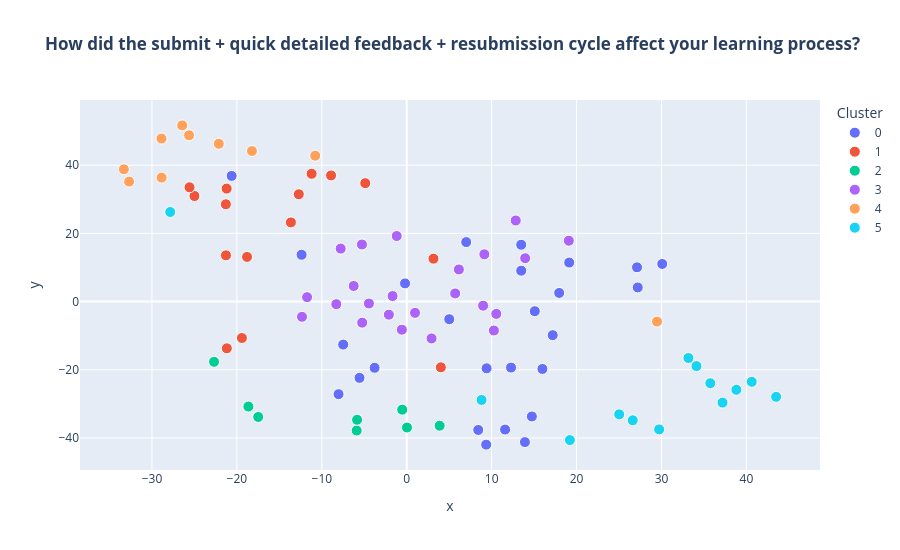
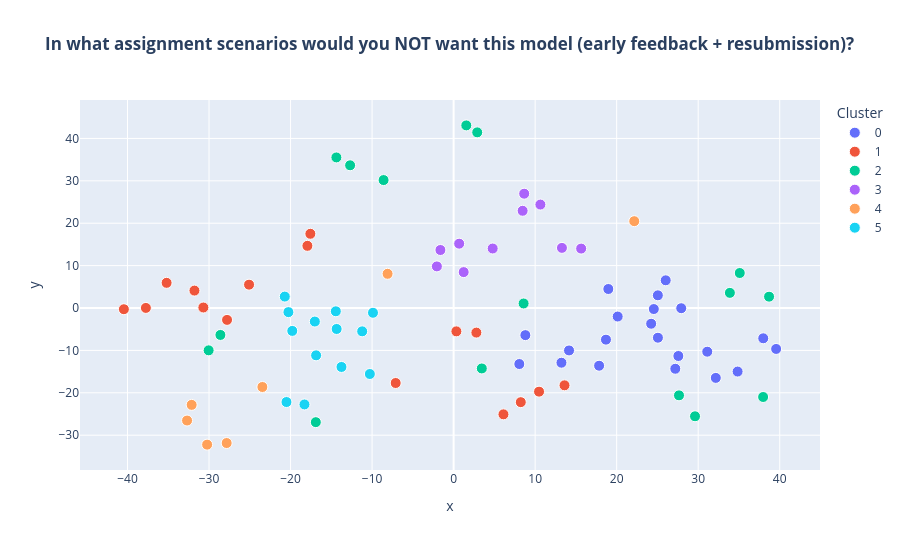
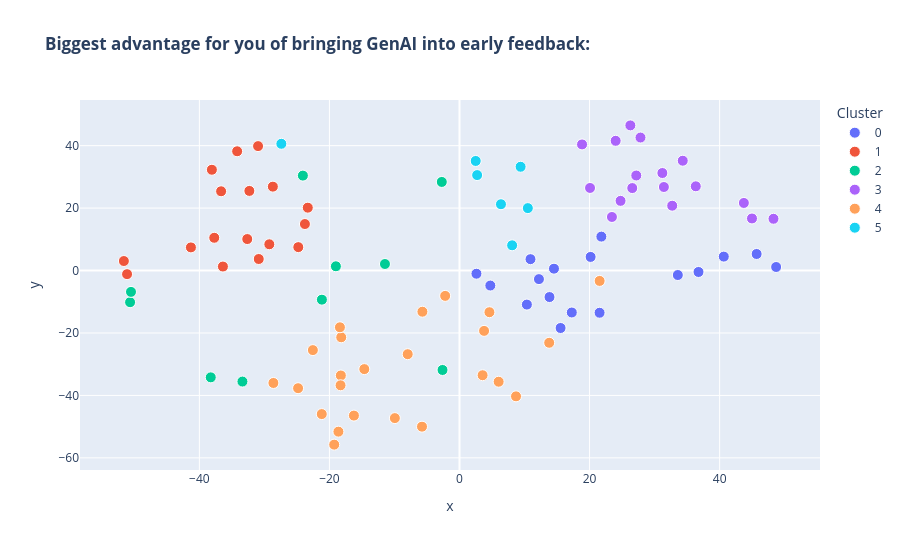
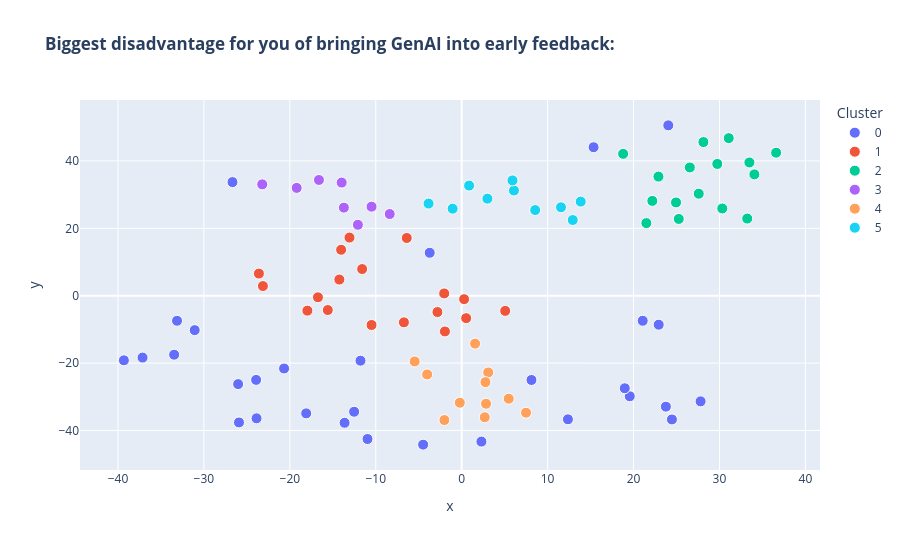

Notebook source saved alongside these figures, in order:
### Code cell
# If needed:
# !pip install -q sentence-transformers scikit-learn plotly

import numpy as np
import pandas as pd
import plotly.express as px
from textwrap import fill
from html import escape
from sentence_transformers import SentenceTransformer
from sklearn.cluster import AgglomerativeClustering
from sklearn.manifold import TSNE
from sklearn.metrics.pairwise import cosine_similarity

import warnings
import re
warnings.resetwarnings()
warnings.filterwarnings(
    "ignore",
    category=RuntimeWarning,
    module=r"sklearn\.utils\.extmath"
)


# ---------- 1) Confirm consent-eligible base from current COUHES dataframe ----------
print(f"Share-beyond-class responses: {len(df_share)} / {len(df)}")


# ---------- 2) Open-ended columns ----------
open_ended_cols = [
    "How did the submit + quick detailed feedback + resubmission cycle affect your learning process?",
    "In what assignment scenarios would you NOT want this model (early feedback + resubmission)?",
    "Biggest advantage for you of bringing GenAI into early feedback:",
    "Biggest disadvantage for you of bringing GenAI into early feedback:",
    # "One concrete change you recommend for the next milestone feedback process:",
    "What else would you like to share with the instructor and TAs on this topic?"
]

sentence_model = SentenceTransformer("all-MiniLM-L6-v2")


def analyze_open_ended(question_col, min_chars=12):
    s = df_share[question_col].dropna().astype(str).str.strip()
    s = s[s.str.len() >= min_chars]
    docs = s.tolist()
    docs = pd.Series(docs).dropna().astype(str).str.strip()
    docs = docs[docs.str.len() >= 5].drop_duplicates().tolist()


    print("\n" + "=" * 90)
    print(question_col)
    print(f"Usable responses: {len(docs)}")

    if len(docs) < 8:
        print("Too few responses for stable clustering/visualization. Skipping.")
        return

    # Embeddings
    emb = sentence_model.encode(
        docs,
        show_progress_bar=False,
        convert_to_numpy=True,
        normalize_embeddings=True
    ).astype(np.float32)
    emb = np.ascontiguousarray(emb, dtype=np.float32)
    emb = np.nan_to_num(emb, nan=0.0, posinf=1.0, neginf=-1.0)
    perplexity = max(2, min(8, len(emb) - 1))

    # Agglomerative clusters
    n_clusters = min(6, max(2, int(np.sqrt(len(docs) / 2))))
    labels = AgglomerativeClustering(n_clusters=n_clusters, linkage="ward").fit_predict(emb)

    # t-SNE
    tsne = TSNE(
        n_components=2,
        random_state=42,
        perplexity=perplexity,
        init="random",
        learning_rate="auto",
        metric="euclidean",
        method="exact",
        max_iter=2000
    )
    xy = tsne.fit_transform(emb)

    plot_df = pd.DataFrame({
        "x": xy[:, 0],
        "y": xy[:, 1],
        "cluster": labels.astype(str),
        "doc_num": [f"Resp {i+1}" for i in range(len(docs))],
        "document": docs,
        "wrapped_doc": [fill(d, width=60).replace("\n", "<br>") for d in docs]
    }).sort_values("cluster")

    fig = px.scatter(
        plot_df,
        x="x",
        y="y",
        color="cluster",
        custom_data=["doc_num", "wrapped_doc", "cluster"],
        # title=f"t-SNE + Agglomerative: {question_col}",
        title=f"<b>{question_col}</b>",
        labels={"cluster": "Cluster"},
        category_orders={"cluster": [str(i) for i in range(n_clusters)]}
    )

    fig.update_traces(
        marker=dict(size=11, line=dict(width=1, color="white")),
        hovertemplate="<b>%{customdata[0]}</b><br>"
                      "Cluster: %{customdata[2]}<br><br>"
                      "%{customdata[1]}<br>"
                      "<extra></extra>"
    )
    fig.update_layout(width=900, height=550, hoverlabel=dict(align="left"))
    fig.show()

    # Cluster size summary
    size_df = (
        pd.Series(labels, name="cluster")
        .value_counts()
        .sort_index()
        .rename_axis("cluster")
        .reset_index(name="count")
    )
    size_df["pct"] = (size_df["count"] / size_df["count"].sum() * 100).round(1)
    display(size_df)

    # Cluster-unique clause mining (contrastive semantic scoring)
    # We extract sub-sentences and score each clause by how much closer it is to its
    # own cluster than to other clusters.
    clause_records = []
    split_pattern = re.compile(r"(?<=[.!?;:])\s+|\n+")

    for doc_i, text in enumerate(docs):
        parts = [p.strip(" -\t") for p in split_pattern.split(text)]
        for part in parts:
            if len(part) < 20:
                continue
            norm = re.sub(r"\s+", " ", part.lower()).strip()
            clause_records.append({
                "cluster": int(labels[doc_i]),
                "doc_idx": doc_i,
                "clause": part,
                "norm": norm,
            })

    clause_df = pd.DataFrame(clause_records)

    # Build cluster centroids from response embeddings (already normalized embeddings).
    cluster_ids = sorted(set(int(c) for c in labels))
    centroid_map = {}
    for c in cluster_ids:
        idx = np.where(labels == c)[0]
        if len(idx) == 0:
            continue
        v = emb[idx].mean(axis=0)
        v = v / (np.linalg.norm(v) + 1e-12)
        centroid_map[c] = v

    cluster_top_unique_clauses = {c: [] for c in range(n_clusters)}
    ranking_rows = []

    if not clause_df.empty and centroid_map:
        clause_texts = clause_df["clause"].tolist()
        clause_emb = sentence_model.encode(
            clause_texts,
            show_progress_bar=False,
            convert_to_numpy=True,
            normalize_embeddings=True,
        ).astype(np.float64)
        clause_emb = np.ascontiguousarray(np.nan_to_num(clause_emb, nan=0.0, posinf=1.0, neginf=-1.0))

        centroid_ids = sorted(centroid_map.keys())
        centroid_mat = np.vstack([centroid_map[c] for c in centroid_ids]).astype(np.float64)
        centroid_mat = np.ascontiguousarray(np.nan_to_num(centroid_mat, nan=0.0, posinf=1.0, neginf=-1.0))

        # Stable cosine similarity without direct matrix-multiplication on this environment.
        clause_norm = np.linalg.norm(clause_emb, axis=1, keepdims=True)
        centroid_norm = np.linalg.norm(centroid_mat, axis=1, keepdims=True)
        clause_norm[~np.isfinite(clause_norm) | (clause_norm == 0)] = 1.0
        centroid_norm[~np.isfinite(centroid_norm) | (centroid_norm == 0)] = 1.0
        clause_emb = clause_emb / clause_norm
        centroid_mat = centroid_mat / centroid_norm

        sim_cols = [np.sum(clause_emb * centroid_mat[j], axis=1) for j in range(centroid_mat.shape[0])]
        sim_mat = np.column_stack(sim_cols).astype(np.float32)
        sim_mat = np.nan_to_num(sim_mat, nan=0.0, posinf=1.0, neginf=-1.0)

        centroid_col = {c: i for i, c in enumerate(centroid_ids)}

        own_col = clause_df["cluster"].map(centroid_col).to_numpy()
        own_sim = sim_mat[np.arange(len(clause_df)), own_col]

        max_other = np.empty(len(clause_df), dtype=np.float32)
        for i in range(len(clause_df)):
            row = sim_mat[i]
            j = own_col[i]
            if row.shape[0] <= 1:
                max_other[i] = -1.0
            else:
                max_other[i] = np.max(np.delete(row, j))

        clause_df["own_sim"] = own_sim
        clause_df["contrast"] = own_sim - max_other

        # Aggregate near-duplicate clauses inside each cluster.
        agg = (
            clause_df.groupby(["cluster", "norm"], as_index=False)
            .agg(
                clause=("clause", "first"),
                support=("doc_idx", "nunique"),
                mean_contrast=("contrast", "mean"),
                mean_own_sim=("own_sim", "mean"),
            )
        )
        agg["score"] = agg["mean_contrast"] + 0.04 * agg["support"]

        for c in range(n_clusters):
            idx = np.where(labels == c)[0]
            if len(idx) == 0:
                continue

            sub = agg[agg["cluster"] == c].copy()
            # Prefer phrases that appear in multiple responses; fallback if needed.
            sub2 = sub[sub["support"] >= 2].copy()
            if sub2.empty:
                sub2 = sub

            sub2 = sub2.sort_values(
                ["score", "mean_contrast", "support", "mean_own_sim"],
                ascending=False,
            )

            top_clauses = sub2["clause"].head(6).tolist()
            cluster_top_unique_clauses[c] = top_clauses

            for rank, clause in enumerate(top_clauses, start=1):
                ranking_rows.append({
                    "cluster": c,
                    "ranking": rank,
                    "top_unique_clause": clause,
                })

    ranking_df = pd.DataFrame(
        ranking_rows,
        columns=["cluster", "ranking", "top_unique_clause"],
    ).sort_values(["cluster", "ranking"])
    palette_rank = ["#E8F1FB", "#EAF7EA", "#FFF4E5", "#FDEBEC", "#EEF2FF", "#F2F2F2"]
    cluster_to_color_rank = {c: palette_rank[int(c) % len(palette_rank)] for c in sorted(ranking_df["cluster"].unique())}

    def color_rank_row(row):
        color = cluster_to_color_rank.get(row["cluster"], "#FFFFFF")
        return [f"background-color: {color}"] * len(row)

    display(
        ranking_df.style
        .apply(color_rank_row, axis=1)
        .set_properties(
            subset=["top_unique_clause"],
            **{
                "min-width": "200px",
                "max-width": "500px",
                "white-space": "normal",
                "text-align": "left",
            }
        )
    )

    # Representative responses (closest to each cluster mean embedding)
    rep_rows = []
    for c in range(n_clusters):
        idx = np.where(labels == c)[0]
        if len(idx) == 0:
            continue

        # Compute a pseudo-centroid for this cluster and rank by cosine similarity.
        cluster_emb = emb[idx]
        centroid = cluster_emb.mean(axis=0, keepdims=True)
        sims = cosine_similarity(cluster_emb, centroid).ravel()
        top_local = np.argsort(sims)[::-1][:3]  # top 3 per cluster

        for rank, local_i in enumerate(top_local, start=1):
            global_i = idx[local_i]
            rep_rows.append({
                "cluster": c,
                "rank_in_cluster": rank,
                "response": docs[global_i]
            })

    rep_df = pd.DataFrame(rep_rows).sort_values(["cluster", "rank_in_cluster"]).copy()
    # rep_df["top_unique_clauses"] = rep_df["cluster"].map(lambda c: " || ".join(cluster_top_unique_clauses.get(c, [])[:4]))

    def bold_terms_in_text(text, terms):
        safe = escape(str(text))
        # Match longer phrases first to avoid partial overlaps.
        ordered_terms = sorted({t for t in terms if t}, key=len, reverse=True)
        for term in ordered_terms:
            safe_term = escape(term)
            pattern = re.compile(rf"(?i)({re.escape(safe_term)})")
            safe = pattern.sub(r"<b>\1</b>", safe)
        return safe

    rep_df["response"] = rep_df.apply(
        lambda r: bold_terms_in_text(r["response"], cluster_top_unique_clauses.get(r["cluster"], [])),
        axis=1,
    )

    # Color rows by cluster for quicker scanning.
    palette = ["#E8F1FB", "#EAF7EA", "#FFF4E5", "#FDEBEC", "#EEF2FF", "#F2F2F2"]
    cluster_to_color = {c: palette[int(c) % len(palette)] for c in sorted(rep_df["cluster"].unique())}

    def color_row(row):
        color = cluster_to_color.get(row["cluster"], "#FFFFFF")
        return [f"background-color: {color}"] * len(row)

    display(
        rep_df.style
        .apply(color_row, axis=1)
        .format({"response": lambda x: x}, escape=None)
        .set_properties(
            subset=["response"],
            **{"white-space": "normal", "text-align": "left", "max-width": "900px"}
        )
    )


# ---------- 3) Run all open-ended questions ----------
for col in open_ended_cols:
    analyze_open_ended(col)
